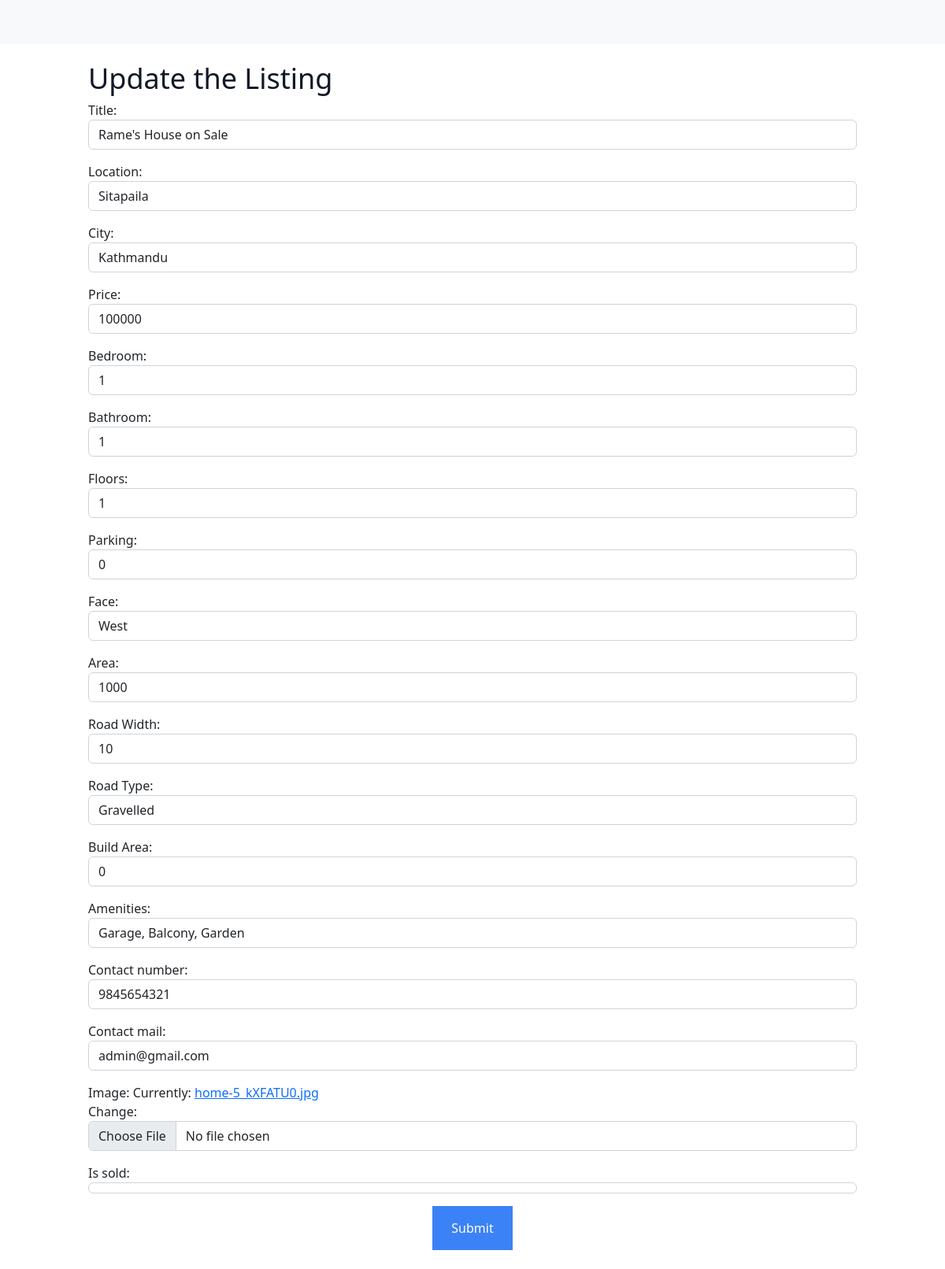
The app's page /listings/4/edit/ (signed in) with its own data.
### listings/models.py (models this page shows, shortened)
class Listing(models.Model):
    Title = models.CharField(max_length=30, default='House on Sale')
    Location = models.CharField(max_length=30, default='Kalanki')
    City = models.CharField(max_length=30, default='Kathmandu')
    Price = models.IntegerField(default=9999999)
    Bedroom = models.IntegerField(default=0)
    Bathroom = models.IntegerField(default=0)
    Floors = models.IntegerField(default=1)
    Parking = models.IntegerField(default=0)
    Face = models.CharField(max_length=30)
    Area = models.IntegerField(default=100)
    Road_Width = models.IntegerField(default=0)
    Road_Type = models.CharField(max_length=30)
    Build_Area = models.IntegerField(default=0)
    Amenities = models.CharField(max_length=30)
    Contact_number = models.IntegerField(default=9845654321)
    Contact_mail = models.CharField(max_length=30, default='admin@gmail.com')
    Image = models.ImageField()
    user = models.ForeignKey(User, on_delete=models.SET_NULL,null=True)
    is_sold = models.BooleanField(default=False)

### listings/views.py (the view)
# urls.py: path('listings/<pk>/edit/', listing_update, name='listing_update'),
@login_required
def listing_update(request, pk):
    listing= Listing.objects.get(id=pk)
    if request.method == "POST":
        form = ListingForm(request.POST, instance=listing, files = request.FILES)
        if form.is_valid():
            form.save()
            return redirect("/user_specific_listings")
    else:
        form = ListingForm(instance=listing)
    context = {
        "form":form
    }
    return render(request, "listing_update.html", context)

### templates/listing_update.html (shortened to what this page needs)
<!DOCTYPE html>
<html lang="en">
<head>
</head>
<body>
    {% extends "base.html" %}
    {% block content %}
    <h1 class="text-4xl text-gray-900">Update the Listing</h1>
    <form method="post" enctype="multipart/form-data">
        {{ form.as_p }}
        <center><button class="flex items-center px-4 py-3 text-white bg-blue-500 hover:bg-blue-400" type="submit">Submit</button></center>
    </form>
    {% endblock %}

### records on screen
Listing: Title "Rame's House on Sale", Location "Sitapaila", City "Kathmandu", Price "100000", Bedroom "1", Bathroom "1", Floors "1", Parking "0", Face "West", Area "1000", Road_Width "10", Road_Type "Gravelled", Build_Area "0", Amenities "Garage, Balcony, Garden", Contact_number "9845654321", Contact_mail "admin@gmail.com", is_sold "☑"
